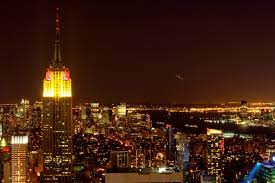
#> input picture research/Python/data/empire.jpg, 275 x 183 px
$ python programmingComputerVisionWithPython.py
#> lines starting #> are read from the running program, lines starting #| are printed output that depends on the picture
# some points
x = [ 100, 100, 400, 400 ]
y = [ 200, 500, 200, 500 ]

# plot the points
try:
    plot( x, y)
except NameError:
    print("The function plot is not available at the moment")


from PIL import Image
import os

pil_im_type_JpegImageFile = Image.open('data/empire.jpg')
#> pil_im_type_JpegImageFile is the input picture: PIL image 275x183 RGB; mean R, G, B 65.1, 33.9, 19.1
pil_im_type_Image = Image.open('data/empire.jpg').convert('L')
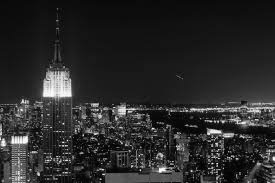
#> pil_im_type_Image: PIL image 275x183 L; min 1, max 253, mean 41.5

try:
    for infile in filelist:
        outfile = os.path.splittext(infile)[0] + ".jpg"
        if infile != outfile:
            try:
                Image.open(infile).save(outfile)
            except IOError:
                print(f"cannot covert {infile}")
except NameError:
    print("There is no variable called filelist defined at the moment")


def get_imlist(path):
    """ Returns a list of filenames for all jpg images in a directory. """
    return [os.path.join(path, f) for f in os.listdir(path) if f.endswith('.jpg')]


from PIL import Image
from pylab import *

# read image to array
im_type_ndarray = array( Image.open( 'data/empire.jpg' ).convert( 'L' ) )

# create a new figure
figure()
# don't use colors
gray()
# show contours with origin upper left corner
contour( im_type_ndarray, origin = 'image' )
axis( 'equal' )
axis( 'off' )

figure()
hist( im_type_ndarray.flatten(), 128 )
show()
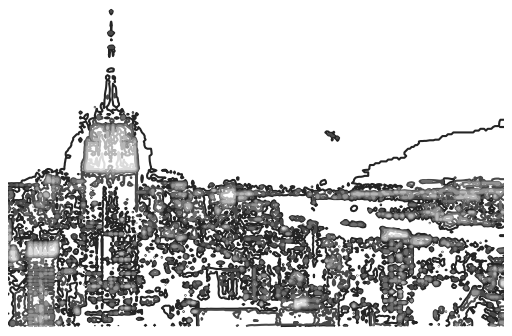
#> figure drawn by matplotlib, 1 panel
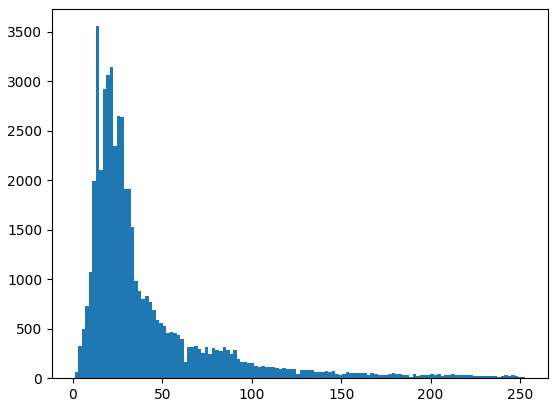
#> figure drawn by matplotlib, 1 panel; tallest bar 3558 high, from x = 12.81 to 14.78
